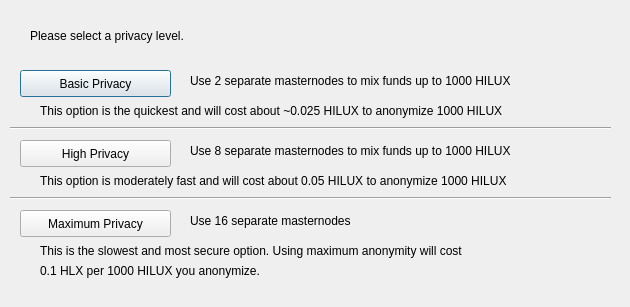
<?xml version="1.0" encoding="UTF-8"?>
<ui version="4.0">
 <class>DarksendConfig</class>
 <widget class="QDialog" name="DarksendConfig">
  <property name="geometry">
   <rect>
    <x>0</x>
    <y>0</y>
    <width>630</width>
    <height>307</height>
   </rect>
  </property>
  <property name="windowTitle">
   <string>Configure PrivateSend</string>
  </property>
  <widget class="QPushButton" name="buttonBasic">
   <property name="geometry">
    <rect>
     <x>20</x>
     <y>70</y>
     <width>151</width>
     <height>27</height>
    </rect>
   </property>
   <property name="text">
    <string>Basic Privacy</string>
   </property>
  </widget>
  <widget class="QPushButton" name="buttonHigh">
   <property name="geometry">
    <rect>
     <x>20</x>
     <y>140</y>
     <width>151</width>
     <height>27</height>
    </rect>
   </property>
   <property name="text">
    <string>High Privacy</string>
   </property>
  </widget>
  <widget class="QPushButton" name="buttonMax">
   <property name="geometry">
    <rect>
     <x>20</x>
     <y>210</y>
     <width>151</width>
     <height>27</height>
    </rect>
   </property>
   <property name="text">
    <string>Maximum Privacy</string>
   </property>
  </widget>
  <widget class="QLabel" name="label">
   <property name="geometry">
    <rect>
     <x>30</x>
     <y>20</y>
     <width>571</width>
     <height>31</height>
    </rect>
   </property>
   <property name="text">
    <string>Please select a privacy level.</string>
   </property>
  </widget>
  <widget class="QLabel" name="label_2">
   <property name="geometry">
    <rect>
     <x>190</x>
     <y>70</y>
     <width>421</width>
     <height>21</height>
    </rect>
   </property>
   <property name="text">
    <string>Use 2 separate masternodes to mix funds up to 1000 HILUX</string>
   </property>
  </widget>
  <widget class="QLabel" name="label_3">
   <property name="geometry">
    <rect>
     <x>190</x>
     <y>140</y>
     <width>411</width>
     <height>21</height>
    </rect>
   </property>
   <property name="text">
    <string>Use 8 separate masternodes to mix funds up to 1000 HILUX</string>
   </property>
  </widget>
  <widget class="QLabel" name="label_4">
   <property name="geometry">
    <rect>
     <x>190</x>
     <y>210</y>
     <width>421</width>
     <height>21</height>
    </rect>
   </property>
   <property name="text">
    <string>Use 16 separate masternodes</string>
   </property>
  </widget>
  <widget class="QLabel" name="label_6">
   <property name="geometry">
    <rect>
     <x>40</x>
     <y>100</y>
     <width>561</width>
     <height>21</height>
    </rect>
   </property>
   <property name="text">
    <string>This option is the quickest and will cost about ~0.025 HILUX to anonymize 1000 HILUX</string>
   </property>
  </widget>
  <widget class="QLabel" name="label_7">
   <property name="geometry">
    <rect>
     <x>40</x>
     <y>170</y>
     <width>561</width>
     <height>21</height>
    </rect>
   </property>
   <property name="text">
    <string>This option is moderately fast and will cost about 0.05 HILUX to anonymize 1000 HILUX</string>
   </property>
  </widget>
  <widget class="QLabel" name="label_8">
   <property name="geometry">
    <rect>
     <x>40</x>
     <y>240</y>
     <width>561</width>
     <height>21</height>
    </rect>
   </property>
   <property name="text">
    <string>This is the slowest and most secure option. Using maximum anonymity will cost</string>
   </property>
  </widget>
  <widget class="QLabel" name="label_9">
   <property name="geometry">
    <rect>
     <x>40</x>
     <y>260</y>
     <width>561</width>
     <height>21</height>
    </rect>
   </property>
   <property name="text">
    <string>0.1 HLX per 1000 HILUX you anonymize.</string>
   </property>
  </widget>
  <widget class="Line" name="line">
   <property name="geometry">
    <rect>
     <x>10</x>
     <y>120</y>
     <width>601</width>
     <height>16</height>
    </rect>
   </property>
   <property name="orientation">
    <enum>Qt::Horizontal</enum>
   </property>
  </widget>
  <widget class="Line" name="line_2">
   <property name="geometry">
    <rect>
     <x>10</x>
     <y>190</y>
     <width>601</width>
     <height>16</height>
    </rect>
   </property>
   <property name="orientation">
    <enum>Qt::Horizontal</enum>
   </property>
  </widget>
 </widget>
 <resources/>
 <connections/>
</ui>
